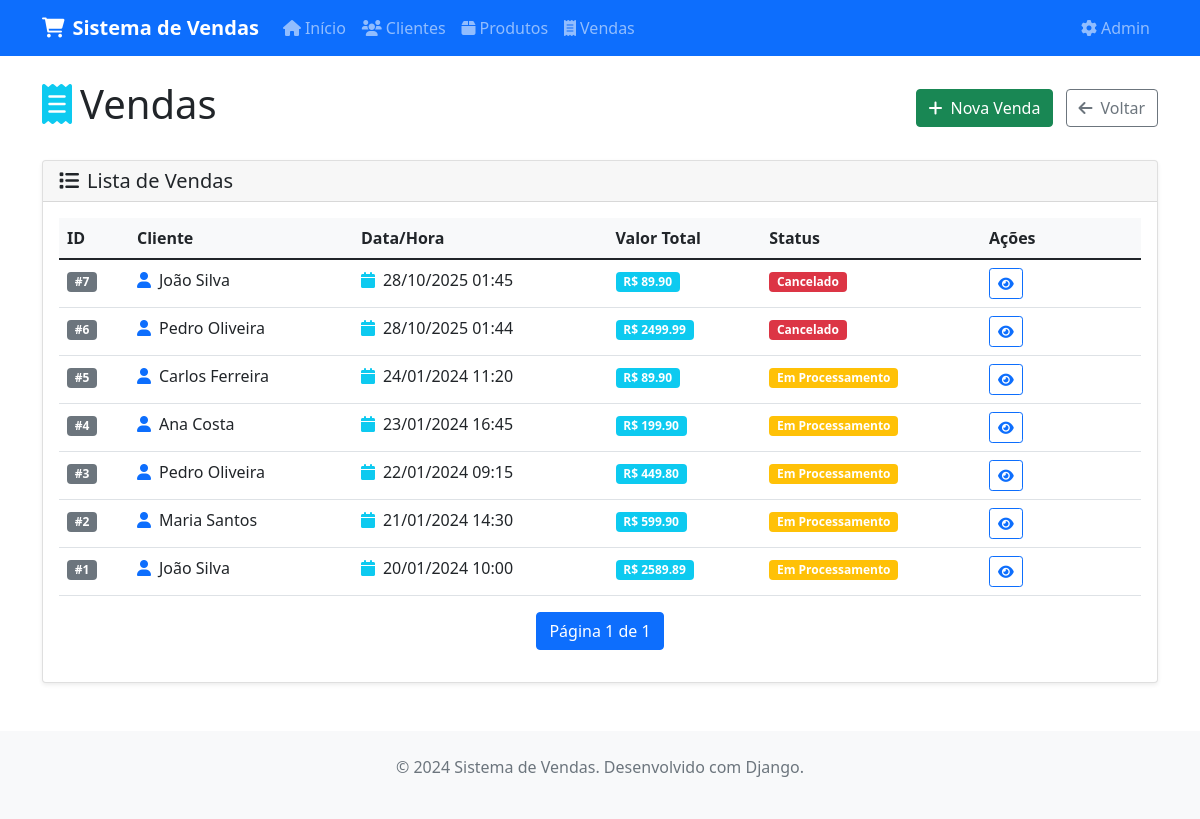
The app's page /vendas/vendas/ with its own data.
### vendas/models.py (models this page shows, shortened)
class Venda(models.Model):
    STATUS_CHOICES = [
        ('processamento', 'Em Processamento'),
        ('pago', 'Pago'),
        ('cancelado', 'Cancelado'),
    ]
    cliente = models.ForeignKey(Cliente, on_delete=models.CASCADE, verbose_name="Cliente")
    produtos = models.ManyToManyField(Produto, through='ItemVenda', verbose_name="Produtos")
    data_hora = models.DateTimeField(default=timezone.now, verbose_name="Data e Hora")
    valor_total = models.DecimalField(max_digits=10, decimal_places=2, verbose_name="Valor Total")
    status = models.CharField(max_length=20, choices=STATUS_CHOICES, default='processamento', verbose_name="Status")
    valor_total = models.DecimalField(
        max_digits=10, decimal_places=2,
        default=0,
        editable=False,
        verbose_name="Valor Total",
    )
    class Meta:
        verbose_name = "Venda"
        verbose_name_plural = "Vendas"
        ordering = ['-data_hora']
    def pode_ser_cancelada(self):
        if self.status == 'cancelado':
            return False
        data_limite = timezone.now() - timedelta(days=0)
        if self.data_hora < data_limite:
            return False
        return True
    def get_status_display_class(self):
        status_classes = {
            'processamento': 'warning',
            'pago': 'success',
            'cancelado': 'danger',
        }
        return status_classes.get(self.status, 'secondary')

class Cliente(models.Model):
    nome = models.CharField(max_length=200, verbose_name="Nome")
    email = models.EmailField(verbose_name="E-mail")
    data_cadastro = models.DateTimeField(auto_now_add=True, verbose_name="Data de Cadastro")
    class Meta:
        verbose_name = "Cliente"
        verbose_name_plural = "Clientes"
        ordering = ['nome']

### vendas/views.py (the view)
# urls.py: path('vendas/', views.venda_list, name='venda_list'),
def venda_list(request):
    vendas_list = Venda.objects.all().order_by('-data_hora')
    paginator = Paginator(vendas_list, 10)
    page_number = request.GET.get('page')
    vendas = paginator.get_page(page_number)
    return render(request, 'vendas/venda_list.html', {'vendas': vendas})

### vendas/templates/vendas/venda_list.html (shortened to what this page needs)
{% extends 'vendas/base.html' %}
{% block content %}
<div class="d-flex justify-content-between align-items-center mb-4">
  <h1><i class="fas fa-receipt text-info me-2"></i>Vendas</h1>
  <div>
    <a href="{% url 'vendas:venda_create' %}" class="btn btn-success me-2">
      <i class="fas fa-plus me-2"></i>Nova Venda
    </a>
    <a href="{% url 'vendas:home' %}" class="btn btn-outline-secondary">
      <i class="fas fa-arrow-left me-2"></i>Voltar
    </a>
  </div>
</div>
<div class="card">
  <div class="card-header">
    <h5 class="mb-0"><i class="fas fa-list me-2"></i>Lista de Vendas</h5>
  </div>
  <div class="card-body">
    {% if vendas and vendas.paginator.count %}
      <div class="table-responsive">
        <table class="table table-hover">
          <thead>
            <tr>
              <th>ID</th>
              <th>Cliente</th>
              <th>Data/Hora</th>
              <th>Valor Total</th>
              <th>Status</th>
              <th width="160">Ações</th>
            </tr>
          </thead>
          <tbody>
            {% for venda in vendas %}
              <tr>
                <td><span class="badge bg-secondary">#{{ venda.id }}</span></td>
                <td><i class="fas fa-user text-primary me-2"></i>{{ venda.cliente.nome }}</td>
                <td><i class="fas fa-calendar text-info me-2"></i>{{ venda.data_hora|date:"d/m/Y H:i" }}</td>
                <td><span class="badge bg-info">R$ {{ venda.valor_total|floatformat:2 }}</span></td>
                <td>
                  <span class="badge bg-{{ venda.get_status_display_class }}">
                    {{ venda.get_status_display }}
                  </span>
                </td>
                <td>
                  <div class="btn-group" role="group">
                    <a href="{% url 'vendas:venda_detail' venda.pk %}" class="btn btn-sm btn-outline-primary" title="Ver detalhes">
                      <i class="fas fa-eye"></i>
                    </a>
                  </div>
                </td>
              </tr>
            {% endfor %}
          </tbody>
        </table>
      </div>
      <nav aria-label="Paginação">
        <ul class="pagination justify-content-center">
          <li class="page-item active"><span class="page-link">Página {{ vendas.number }} de {{ vendas.paginator.num_pages }}</span></li>
        </ul>
      </nav>
    {% endif %}
  </div>
</div>
{% endblock %}

### vendas/templates/vendas/base.html (style rules this page uses)
.card { box-shadow: 0 0.125rem 0.25rem rgba(0, 0, 0, 0.075); border: 1px solid rgba(0, 0, 0, 0.125); }
.table th { background-color: #f8f9fa; }

### records on screen
Venda: id "7", cliente.nome "João Silva", data_hora "28/10/2025 01:45", valor_total "89.90", status "Cancelado"
Venda: id "6", cliente.nome "Pedro Oliveira", data_hora "28/10/2025 01:44", valor_total "2499.99", status "Cancelado"
Venda: id "5", cliente.nome "Carlos Ferreira", data_hora "24/01/2024 11:20", valor_total "89.90", status "Em Processamento"
Venda: id "4", cliente.nome "Ana Costa", data_hora "23/01/2024 16:45", valor_total "199.90", status "Em Processamento"
Venda: id "3", cliente.nome "Pedro Oliveira", data_hora "22/01/2024 09:15", valor_total "449.80", status "Em Processamento"
Venda: id "2", cliente.nome "Maria Santos", data_hora "21/01/2024 14:30", valor_total "599.90", status "Em Processamento"
Venda: id "1", cliente.nome "João Silva", data_hora "20/01/2024 10:00", valor_total "2589.89", status "Em Processamento"

### other values on screen
{{ vendas.number }} "1"
{{ vendas.paginator.num_pages }} "1"
